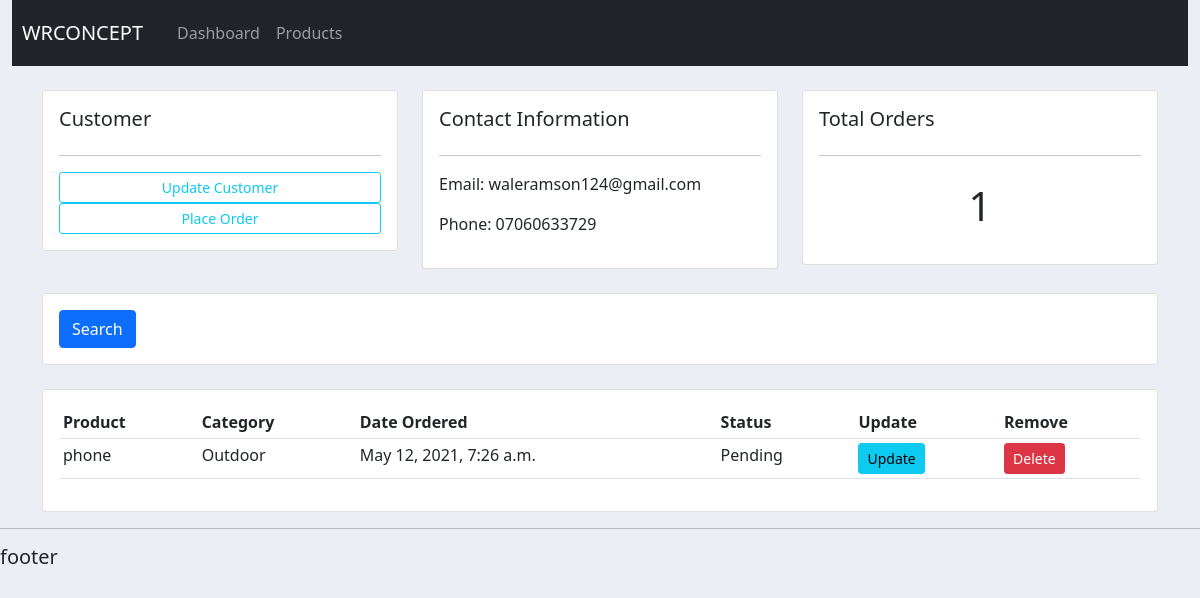
The app's page /customer/2/ with its own data.
### accounts/models.py (models this page shows, shortened)
class Customer(models.Model):
	name = models.CharField(max_length=200, null=True)
	phone = models.CharField(max_length=200, null=True)
	email = models.CharField(max_length=200, null=True)
	date_created = models.DateTimeField(auto_now_add=True, null=True)

class Order(models.Model):
	STATUS = (
		('Pending', 'Pending'),
		('Out of Delivery', 'Out of Delivery'),
		('Delivered', 'Delivered'),
		)
	customer = models.ForeignKey(Customer, null=True, on_delete=models.SET_NULL)
	product = models.ForeignKey(Product, null=True, on_delete=models.SET_NULL)
	date_created = models.DateTimeField(auto_now_add=True, null=True)
	status = models.CharField(max_length=200, null=True, choices=STATUS)

class Product(models.Model):
	CATEGORY = (
		('Indoor', 'Indoor'),
		('Outdoor', 'Outdoor'),
		)
	name = models.CharField(max_length=200, null=True)
	price = models.FloatField(null=True)
	category = models.CharField(max_length=200, null=True, choices=CATEGORY)
	description = models.CharField(max_length=200, null=True, blank=True)
	date_created = models.DateTimeField(auto_now_add=True, null=True)
	tag = models.ManyToManyField(Tag)
	def __str__(self):
		return self.name

### accounts/views.py (the view)
# urls.py: path('customer/<str:pk>/',views.customer, name="customer"),
def customer(request, pk):
	customer = Customer.objects.get(id=pk)
	orders = customer.order_set.all()
	orders_count = orders.count()
	context = {'customer': customer, 'orders':orders, 'orders_count':orders_count}
	return render(request,'accounts/customer.html', context)

### accounts/templates/accounts/customer.html
	{% extends 'accounts/main.html' %}
	{% block content %}
	<div class="container">
		<br>
		<div class="row">
			<div class="col-md">
			  <div class="card card-body">
					<h5>Customer</h5>
					<hr>
					<a class="btn btn-outline-info btn-sm btn-block" href="">Update Customer</a>
					<a class="btn btn-outline-info btn-sm btn-block" href="{% url 'create_order' customer.id %}">Place Order</a>
			  </div>
		    </div>
		    <div class="col-md">
		    	<div class="card card-body">
		    		<h5>Contact Information</h5>
		    		<hr>
		    		<p>Email: {{ customer.email}}</p>
		    		<p>Phone: {{ customer.phone}}</p>
		    	</div>
		    </div>
		    <div class="col-md">
		    	<div class="card card-body">
		    		<h5>Total Orders</h5>
		    		<hr>
		    		<h1 style="text-align: center;padding: 10px">{{orders_count}}</h1>
		    	</div>
		    </div>
		</div>
		<br>
		<div class="row">
			<div class="col">
				<div class="card card-body">
					<form method="get">
						<button class="btn btn-primary" type="submit">Search</button>
					</form>
				</div>
			</div>
		</div>
		<br>
		<div class="row">
			<div class="col-md">
				<div class="card card-body">
					<table class="table table-sm">
						<tr>
							<th>Product</th>
							<th>Category</th>
							<th>Date Ordered</th>
							<th>Status</th>
							<th>Update</th>
							<th>Remove</th>
						</tr>
						{% for order in orders %}
							<tr>
								<td>{{ order.product }}</td>
								<td>{{ order.product.category }}</td>
								<td>{{ order.date_created }}</td>
								<td>{{ order.status }}</td>
								<td><a href="{% url 'update_order' order.id %}" class="btn btn-sm btn-info">Update</a></td>
								<td><a href="{% url 'delete_order' order.id %}" class="btn btn-sm btn-danger">Delete</a></td>
							</tr>
						{% endfor %}
					</table>
				</div>
			</div>
		</div>
	</div>
	{% endblock %}

### static/css/main.css (style rules this page uses)
body { background-color: #ebeff5; }

### records on screen
Customer: email "waleramson124@gmail.com", phone "07060633729"
Order: product "phone", product.category "Outdoor", date_created "May 12, 2021, 7:26 a.m.", status "Pending"

### other values on screen
{{ orders_count }} "1"
